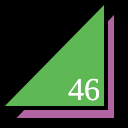
Frame 1 (no input)
Frame 60 (no input): identical to frame 1, image omitted
Frame 120 (the mouse pressed at the canvas centre since frame 60): identical to frame 1, image omitted

The p5.js sketch that drew this single still picture (run headless with seeded random() and noise() and a simulated clock; from frame 60 on, the mouse is pressed at the canvas centre):

// p5.js sketch
// ── sketch.js
function setup() {
  createCanvas(128,128);
}

function draw() {
  background(0);
  strokeWeight(4);
  fill(178, 100, 162);
  triangle(12,120,116,120,116,10);
  fill(94, 185, 84);
  triangle(0,108,106,108,106,0);
  fill(255);
  textSize(32);
  textFont("serif");
  text("46", 68, 100);
  text("46", 68, 100);
}
